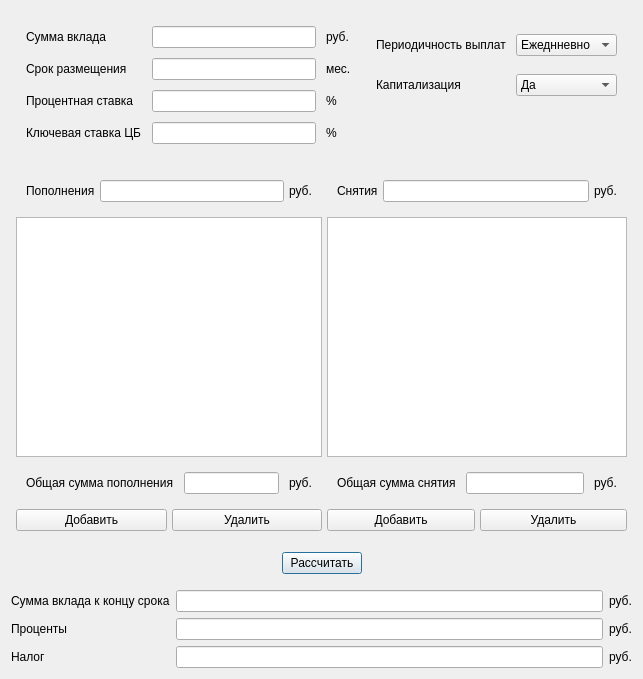
<?xml version="1.0" encoding="UTF-8"?>
<ui version="4.0">
 <class>DepositView</class>
 <widget class="QDialog" name="DepositView">
  <property name="geometry">
   <rect>
    <x>0</x>
    <y>0</y>
    <width>643</width>
    <height>679</height>
   </rect>
  </property>
  <property name="windowTitle">
   <string>Dialog</string>
  </property>
  <layout class="QVBoxLayout" name="verticalLayout_3">
   <item>
    <layout class="QHBoxLayout" name="input_data_all">
     <property name="spacing">
      <number>5</number>
     </property>
     <property name="leftMargin">
      <number>5</number>
     </property>
     <property name="topMargin">
      <number>5</number>
     </property>
     <property name="rightMargin">
      <number>5</number>
     </property>
     <property name="bottomMargin">
      <number>5</number>
     </property>
     <item>
      <layout class="QGridLayout" name="input_data">
       <property name="leftMargin">
        <number>10</number>
       </property>
       <property name="topMargin">
        <number>10</number>
       </property>
       <property name="rightMargin">
        <number>10</number>
       </property>
       <property name="bottomMargin">
        <number>10</number>
       </property>
       <property name="spacing">
        <number>10</number>
       </property>
       <item row="2" column="0">
        <widget class="QLabel" name="label_3">
         <property name="text">
          <string>Процентная ставка</string>
         </property>
        </widget>
       </item>
       <item row="1" column="1">
        <widget class="QLineEdit" name="input_term">
         <property name="sizePolicy">
          <sizepolicy hsizetype="Expanding" vsizetype="Fixed">
           <horstretch>0</horstretch>
           <verstretch>0</verstretch>
          </sizepolicy>
         </property>
         <property name="text">
          <string/>
         </property>
        </widget>
       </item>
       <item row="2" column="1">
        <widget class="QLineEdit" name="input_percent">
         <property name="text">
          <string/>
         </property>
        </widget>
       </item>
       <item row="3" column="0">
        <widget class="QLabel" name="label">
         <property name="text">
          <string>Ключевая ставка ЦБ</string>
         </property>
        </widget>
       </item>
       <item row="1" column="2">
        <widget class="QLabel" name="label_6">
         <property name="text">
          <string>мес.</string>
         </property>
        </widget>
       </item>
       <item row="0" column="0">
        <widget class="QLabel" name="label_5">
         <property name="text">
          <string>Сумма вклада</string>
         </property>
        </widget>
       </item>
       <item row="2" column="2">
        <widget class="QLabel" name="label_19">
         <property name="text">
          <string>%</string>
         </property>
        </widget>
       </item>
       <item row="0" column="2">
        <widget class="QLabel" name="label_2">
         <property name="text">
          <string>руб.</string>
         </property>
        </widget>
       </item>
       <item row="0" column="1">
        <widget class="QLineEdit" name="input_deposit">
         <property name="sizePolicy">
          <sizepolicy hsizetype="Expanding" vsizetype="Fixed">
           <horstretch>0</horstretch>
           <verstretch>0</verstretch>
          </sizepolicy>
         </property>
         <property name="text">
          <string/>
         </property>
        </widget>
       </item>
       <item row="3" column="2">
        <widget class="QLabel" name="label_20">
         <property name="text">
          <string>%</string>
         </property>
        </widget>
       </item>
       <item row="1" column="0">
        <widget class="QLabel" name="label_4">
         <property name="text">
          <string>Срок размещения</string>
         </property>
        </widget>
       </item>
       <item row="3" column="1">
        <widget class="QLineEdit" name="input_tax">
         <property name="text">
          <string/>
         </property>
        </widget>
       </item>
      </layout>
     </item>
     <item>
      <layout class="QGridLayout" name="input_set_property">
       <property name="leftMargin">
        <number>10</number>
       </property>
       <property name="topMargin">
        <number>10</number>
       </property>
       <property name="rightMargin">
        <number>10</number>
       </property>
       <property name="bottomMargin">
        <number>10</number>
       </property>
       <property name="spacing">
        <number>10</number>
       </property>
       <item row="1" column="0">
        <widget class="QLabel" name="label_22">
         <property name="sizePolicy">
          <sizepolicy hsizetype="Preferred" vsizetype="Fixed">
           <horstretch>0</horstretch>
           <verstretch>0</verstretch>
          </sizepolicy>
         </property>
         <property name="text">
          <string>Капитализация</string>
         </property>
        </widget>
       </item>
       <item row="1" column="1">
        <widget class="QComboBox" name="set_capitalization">
         <item>
          <property name="text">
           <string>Да</string>
          </property>
         </item>
         <item>
          <property name="text">
           <string>Нет</string>
          </property>
         </item>
        </widget>
       </item>
       <item row="0" column="0">
        <widget class="QLabel" name="label_21">
         <property name="sizePolicy">
          <sizepolicy hsizetype="Preferred" vsizetype="Fixed">
           <horstretch>0</horstretch>
           <verstretch>0</verstretch>
          </sizepolicy>
         </property>
         <property name="text">
          <string>Периодичность выплат</string>
         </property>
        </widget>
       </item>
       <item row="0" column="1">
        <widget class="QComboBox" name="set_period">
         <item>
          <property name="text">
           <string>Ежеднневно</string>
          </property>
         </item>
         <item>
          <property name="text">
           <string>Ежемесячно</string>
          </property>
         </item>
        </widget>
       </item>
       <item row="2" column="0">
        <spacer name="verticalSpacer">
         <property name="orientation">
          <enum>Qt::Vertical</enum>
         </property>
         <property name="sizeType">
          <enum>QSizePolicy::Preferred</enum>
         </property>
         <property name="sizeHint" stdset="0">
          <size>
           <width>20</width>
           <height>40</height>
          </size>
         </property>
        </spacer>
       </item>
      </layout>
     </item>
    </layout>
   </item>
   <item>
    <layout class="QHBoxLayout" name="replenishment_withdrawal">
     <property name="spacing">
      <number>5</number>
     </property>
     <property name="leftMargin">
      <number>5</number>
     </property>
     <property name="topMargin">
      <number>5</number>
     </property>
     <property name="rightMargin">
      <number>5</number>
     </property>
     <property name="bottomMargin">
      <number>5</number>
     </property>
     <item>
      <layout class="QVBoxLayout" name="replenishment_all">
       <item>
        <layout class="QHBoxLayout" name="replenishment">
         <property name="spacing">
          <number>-1</number>
         </property>
         <property name="leftMargin">
          <number>10</number>
         </property>
         <property name="topMargin">
          <number>10</number>
         </property>
         <property name="rightMargin">
          <number>10</number>
         </property>
         <property name="bottomMargin">
          <number>10</number>
         </property>
         <item>
          <widget class="QLabel" name="label_7">
           <property name="text">
            <string>Пополнения</string>
           </property>
          </widget>
         </item>
         <item>
          <widget class="QLineEdit" name="input_rep_add_line"/>
         </item>
         <item>
          <widget class="QLabel" name="label_9">
           <property name="text">
            <string>руб.</string>
           </property>
          </widget>
         </item>
        </layout>
       </item>
       <item>
        <widget class="QListWidget" name="out_rep_history">
         <property name="sizePolicy">
          <sizepolicy hsizetype="Preferred" vsizetype="MinimumExpanding">
           <horstretch>0</horstretch>
           <verstretch>0</verstretch>
          </sizepolicy>
         </property>
         <property name="minimumSize">
          <size>
           <width>300</width>
           <height>200</height>
          </size>
         </property>
        </widget>
       </item>
       <item>
        <layout class="QHBoxLayout" name="replenishment_total">
         <property name="spacing">
          <number>10</number>
         </property>
         <property name="leftMargin">
          <number>10</number>
         </property>
         <property name="topMargin">
          <number>10</number>
         </property>
         <property name="rightMargin">
          <number>10</number>
         </property>
         <property name="bottomMargin">
          <number>10</number>
         </property>
         <item>
          <widget class="QLabel" name="label_11">
           <property name="text">
            <string>Общая сумма пополнения</string>
           </property>
          </widget>
         </item>
         <item>
          <widget class="QLineEdit" name="out_rep_total_line">
           <property name="readOnly">
            <bool>true</bool>
           </property>
          </widget>
         </item>
         <item>
          <widget class="QLabel" name="label_23">
           <property name="text">
            <string>руб.</string>
           </property>
          </widget>
         </item>
        </layout>
       </item>
       <item>
        <layout class="QHBoxLayout" name="replenishment_but">
         <item>
          <widget class="QPushButton" name="but_add_rep">
           <property name="styleSheet">
            <string notr="true"/>
           </property>
           <property name="text">
            <string>Добавить</string>
           </property>
          </widget>
         </item>
         <item>
          <widget class="QPushButton" name="but_del_rep">
           <property name="text">
            <string>Удалить</string>
           </property>
          </widget>
         </item>
        </layout>
       </item>
      </layout>
     </item>
     <item>
      <layout class="QVBoxLayout" name="withdrawals">
       <item>
        <layout class="QHBoxLayout" name="horizontalLayout_2">
         <property name="spacing">
          <number>-1</number>
         </property>
         <property name="leftMargin">
          <number>10</number>
         </property>
         <property name="topMargin">
          <number>10</number>
         </property>
         <property name="rightMargin">
          <number>10</number>
         </property>
         <property name="bottomMargin">
          <number>10</number>
         </property>
         <item>
          <widget class="QLabel" name="label_8">
           <property name="text">
            <string>Снятия</string>
           </property>
          </widget>
         </item>
         <item>
          <widget class="QLineEdit" name="input_with_add_line"/>
         </item>
         <item>
          <widget class="QLabel" name="label_10">
           <property name="text">
            <string>руб.</string>
           </property>
          </widget>
         </item>
        </layout>
       </item>
       <item>
        <widget class="QListWidget" name="out_with_history">
         <property name="sizePolicy">
          <sizepolicy hsizetype="Expanding" vsizetype="Expanding">
           <horstretch>0</horstretch>
           <verstretch>0</verstretch>
          </sizepolicy>
         </property>
         <property name="minimumSize">
          <size>
           <width>300</width>
           <height>0</height>
          </size>
         </property>
        </widget>
       </item>
       <item>
        <layout class="QHBoxLayout" name="horizontalLayout_4">
         <property name="spacing">
          <number>10</number>
         </property>
         <property name="leftMargin">
          <number>10</number>
         </property>
         <property name="topMargin">
          <number>10</number>
         </property>
         <property name="rightMargin">
          <number>10</number>
         </property>
         <property name="bottomMargin">
          <number>10</number>
         </property>
         <item>
          <widget class="QLabel" name="label_12">
           <property name="text">
            <string>Общая сумма снятия</string>
           </property>
          </widget>
         </item>
         <item>
          <widget class="QLineEdit" name="out_total_with_line">
           <property name="readOnly">
            <bool>true</bool>
           </property>
          </widget>
         </item>
         <item>
          <widget class="QLabel" name="label_24">
           <property name="text">
            <string>руб.</string>
           </property>
          </widget>
         </item>
        </layout>
       </item>
       <item>
        <layout class="QHBoxLayout" name="horizontalLayout_6">
         <item>
          <widget class="QPushButton" name="but_with_add">
           <property name="text">
            <string>Добавить</string>
           </property>
          </widget>
         </item>
         <item>
          <widget class="QPushButton" name="but_with_del">
           <property name="text">
            <string>Удалить</string>
           </property>
          </widget>
         </item>
        </layout>
       </item>
      </layout>
     </item>
    </layout>
   </item>
   <item>
    <layout class="QHBoxLayout" name="solution">
     <property name="spacing">
      <number>10</number>
     </property>
     <property name="leftMargin">
      <number>10</number>
     </property>
     <property name="topMargin">
      <number>10</number>
     </property>
     <property name="rightMargin">
      <number>10</number>
     </property>
     <property name="bottomMargin">
      <number>10</number>
     </property>
     <item>
      <spacer name="horizontalSpacer">
       <property name="orientation">
        <enum>Qt::Horizontal</enum>
       </property>
       <property name="sizeType">
        <enum>QSizePolicy::Expanding</enum>
       </property>
       <property name="sizeHint" stdset="0">
        <size>
         <width>40</width>
         <height>20</height>
        </size>
       </property>
      </spacer>
     </item>
     <item>
      <widget class="QPushButton" name="but_get_solution">
       <property name="text">
        <string>Рассчитать</string>
       </property>
       <property name="autoDefault">
        <bool>false</bool>
       </property>
       <property name="default">
        <bool>true</bool>
       </property>
      </widget>
     </item>
     <item>
      <spacer name="horizontalSpacer_2">
       <property name="orientation">
        <enum>Qt::Horizontal</enum>
       </property>
       <property name="sizeHint" stdset="0">
        <size>
         <width>40</width>
         <height>20</height>
        </size>
       </property>
      </spacer>
     </item>
    </layout>
   </item>
   <item>
    <layout class="QGridLayout" name="out_all">
     <item row="0" column="0">
      <widget class="QLabel" name="label_13">
       <property name="text">
        <string>Сумма вклада к концу срока</string>
       </property>
      </widget>
     </item>
     <item row="0" column="1">
      <widget class="QLineEdit" name="out_total_line">
       <property name="readOnly">
        <bool>true</bool>
       </property>
      </widget>
     </item>
     <item row="0" column="2">
      <widget class="QLabel" name="label_15">
       <property name="text">
        <string>руб.</string>
       </property>
      </widget>
     </item>
     <item row="1" column="0">
      <widget class="QLabel" name="label_16">
       <property name="text">
        <string>Проценты</string>
       </property>
      </widget>
     </item>
     <item row="1" column="1">
      <widget class="QLineEdit" name="out_total_percent">
       <property name="readOnly">
        <bool>true</bool>
       </property>
      </widget>
     </item>
     <item row="1" column="2">
      <widget class="QLabel" name="label_17">
       <property name="text">
        <string>руб.</string>
       </property>
      </widget>
     </item>
     <item row="2" column="0">
      <widget class="QLabel" name="label_14">
       <property name="text">
        <string>Налог</string>
       </property>
      </widget>
     </item>
     <item row="2" column="1">
      <widget class="QLineEdit" name="out_total_tax">
       <property name="readOnly">
        <bool>true</bool>
       </property>
      </widget>
     </item>
     <item row="2" column="2">
      <widget class="QLabel" name="label_18">
       <property name="text">
        <string>руб.</string>
       </property>
      </widget>
     </item>
    </layout>
   </item>
  </layout>
 </widget>
 <resources/>
 <connections/>
</ui>
